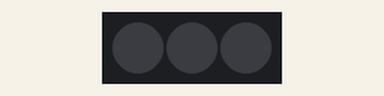
A sketch run on a simulated Arduino Uno, built with avr-gcc and run on an emulated ATmega328P. Shown: 3 RGB LEDs in strip order, left to right. Dim RGB values are drawn brighter than linear; random numbers use the default seed unless the sketch sets one.

Above: at 0.07 s.
At 5.02 s:
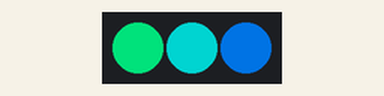
At 9.97 s:
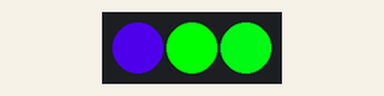
At 19.87 s:
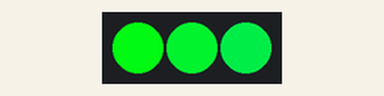
At 29.77 s:
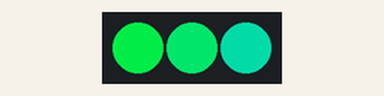
At 39.83 s:
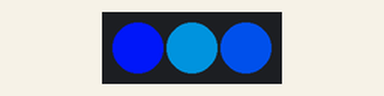
Timing chart, 0 to 40.0 s (numbered marks = the images above):
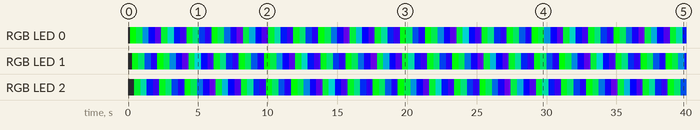

The sketch:

rotating_lights.ino
```cpp
#include "FastLED.h"
#define LED_TYPE    WS2811  //WS2811, WS2812, WS2812B
#define LED_PIN 2
#define NUM_LEDS 3
#define MAX_BRIGHTNESS 255
#define MIN_BRIGHTNESS 40
#define COLOR_ORDER GRB
CRGB leds[NUM_LEDS];
CHSV colorStart = CHSV(96,255,255);  // starting color
CHSV colorTarget = CHSV(192,255,255);  // target color
CHSV colorCurrent = colorStart;
int which_light = 0;
void setup() {
   LEDS.addLeds<LED_TYPE, LED_PIN>(leds, NUM_LEDS);
   FastLED.setBrightness(MAX_BRIGHTNESS);
   random16_add_entropy(analogRead(0));
   FastLED.clear();
  // put your setup code here, to run once:

}

void loop() {
     EVERY_N_MILLISECONDS(150){

    static uint8_t k;  // the amount to blend [0-255]
    if ( colorCurrent.h >= colorTarget.h ) {  // Check if target has been reached
      colorStart = colorCurrent;
      colorTarget = CHSV(random8(),255,255);  // new target to transition toward
      k = 0;  // reset k value
    }

    colorCurrent = blend(colorStart, colorTarget, k, SHORTEST_HUES);
    k+=20;

  if (which_light == 0){
    leds[which_light] = colorCurrent;
    which_light = 1;
  }
  else if (which_light == 1){
    leds[which_light] = colorCurrent;
    which_light = 2;
  }
  else if (which_light == 2){
    leds[which_light] = colorCurrent;
    which_light = 0;
  }
    FastLED.show();
 // put your main code here, to run repeatedly:
     }\

}
```

Measured:
- by itself, RGB LED 0: off → RGB(0, 255, 0) at 0.15 s, → RGB(0, 196, 59) 0.45 s later, → RGB(0, 102, 154) 0.45 s later, → RGB(8, 0, 247) 0.45 s later, … (89 changes in this stretch)
- by itself, RGB LED 1: off → RGB(0, 237, 18) at 0.30 s, → RGB(0, 175, 80) 0.45 s later, → RGB(0, 65, 191) 0.45 s later, → RGB(29, 0, 226) 0.45 s later, … (89 changes in this stretch)
